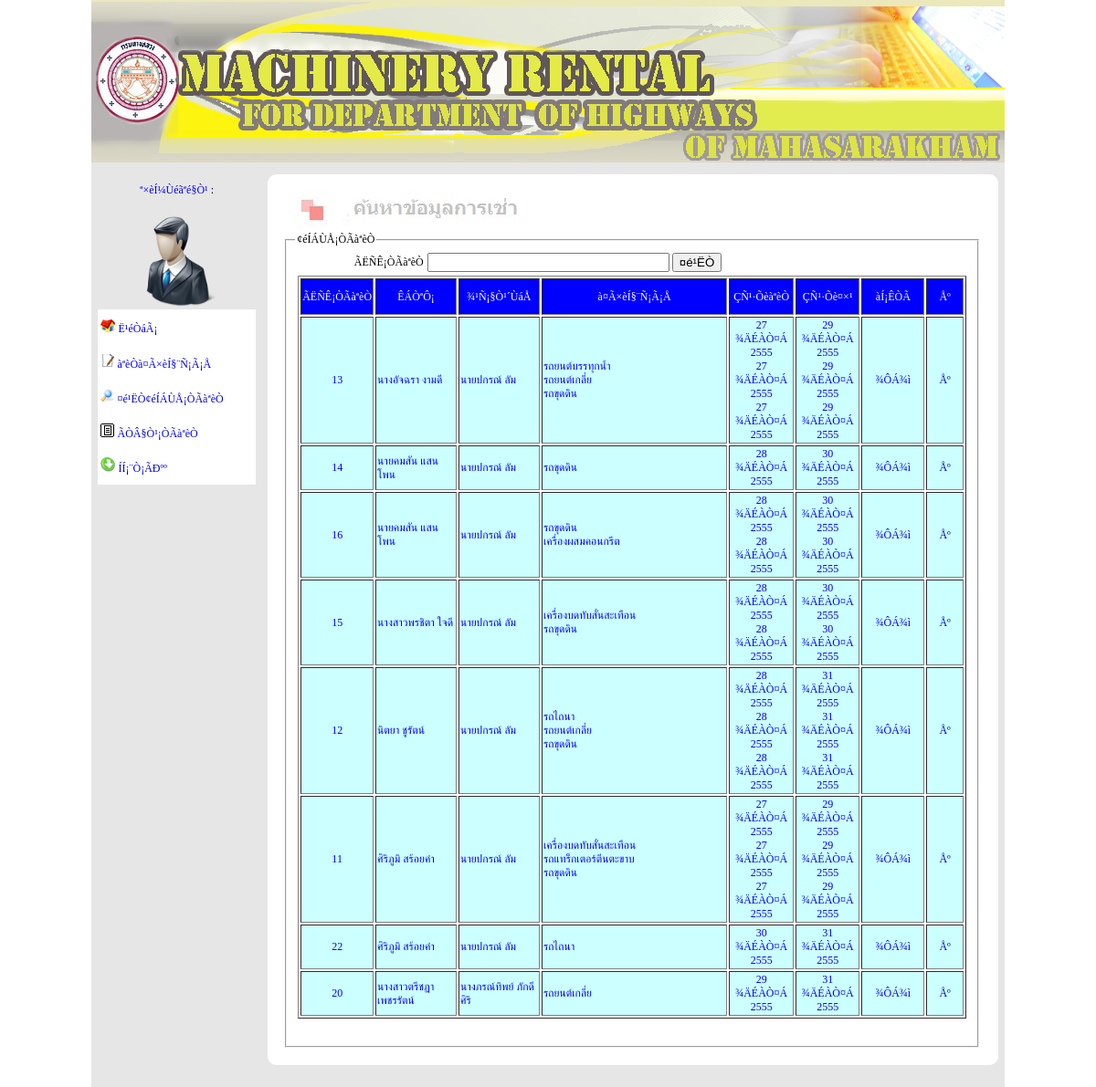
Page /employee/search_rent.php on the committed database.
### tables this page shows
CREATE TABLE `tb_lease` (
  `leas_id` int(10) NOT NULL auto_increment,
  `emp_id` varchar(15) NOT NULL,
  `mem_id` varchar(15) NOT NULL,
  `purpose` text NOT NULL,
  `area` text NOT NULL,
  PRIMARY KEY  (`leas_id`),
  KEY `emp_id` (`emp_id`,`mem_id`)
);

CREATE TABLE `tb_member` (
  `mem_id` varchar(13) NOT NULL,
  `mem_name` varchar(50) NOT NULL,
  `sex` varchar(1) NOT NULL,
  `address` varchar(100) NOT NULL,
  `reg_card` varchar(13) NOT NULL,
  `date_issue` varchar(20) NOT NULL,
  `Birthday` varchar(50) NOT NULL,
  `mem_age` varchar(2) NOT NULL,
  `phone` varchar(10) NOT NULL,
  `date_regis` varchar(30) NOT NULL,
  PRIMARY KEY  (`mem_id`),
  UNIQUE KEY `reg_card` (`reg_card`,`phone`)
);

CREATE TABLE `tb_employee` (
  `emp_id` varchar(5) NOT NULL,
  `emp_name` text NOT NULL,
  `emp_user` varchar(15) NOT NULL,
  `emp_pass` varchar(15) NOT NULL,
  `brithday` text NOT NULL,
  `sex` varchar(1) NOT NULL,
  `address` varchar(100) NOT NULL,
  `phone` varchar(10) NOT NULL,
  `Position_id` varchar(5) NOT NULL,
  PRIMARY KEY  (`emp_id`)
);

CREATE TABLE `tb_lease_detail` (
  `leas_id` int(10) NOT NULL,
  `mac_id` varchar(12) NOT NULL,
  `period` int(11) NOT NULL,
  `leas_date` text NOT NULL,
  `return_date` text NOT NULL,
  PRIMARY KEY  (`leas_id`,`mac_id`)
);

CREATE TABLE `tb_machin` (
  `mac_id` varchar(12) NOT NULL,
  `mac_name` varchar(30) NOT NULL,
  `mac_licen` varchar(15) NOT NULL,
  `mac_brand` varchar(5) NOT NULL,
  `mac_type` varchar(5) NOT NULL,
  `mec_price` float NOT NULL,
  `mac_unit` int(11) NOT NULL,
  `mac_status` char(5) default NULL,
  `mac_control` varchar(2) NOT NULL,
  `mac_picture` text NOT NULL,
  PRIMARY KEY  (`mac_id`)
);

### employee/function.php (called while the page is built, shortened)
<?php
$thai_month_arr=array(
  "0"=>"",
   "1"=>"Á¡ÃÒ¤Á",
   "2"=>"¡ØÁÀÒ¾Ñ¹¸ì",
  "3"=>"ÁÕ¹Ò¤Á",
  "4"=>"àÁÉÒÂ¹",
   "5"=>"¾ÄÉÀÒ¤Á",
   "6"=>"ÁÔ¶Ø¹ÒÂ¹",
   "7"=>"¡Ã¡®Ò¤Á",
    "8"=>"ÊÔ§ËÒ¤Á",
    "9"=>"¡Ñ¹ÂÒÂ¹",
 "10"=>"µØÅÒ¤Á",
   "11"=>"¾ÄÈ¨Ô¡ÒÂ¹",
    "12"=>"¸Ñ¹ÇÒ¤Á"
);
function thai_date1($time){
global $thai_day_arr,$thai_month_arr;
$thai_date_return= " ".date("j",$time);
$thai_date_return.=" ".$thai_month_arr[date("n",$time)];
 $thai_date_return.= " ".(date("Y",$time)+543);
return $thai_date_return;
}
?>

### employee/search_rent.php (the view, shortened to what this page needs)
<?@session_start(); include("../inc_connect.php"); include("function.php");?>
<!DOCTYPE html PUBLIC "-//W3C//DTD XHTML 1.0 Transitional//EN" "http://www.w3.org/TR/xhtml1/DTD/xhtml1-transitional.dtd">
<html xmlns="http://www.w3.org/1999/xhtml">
<head>
<link href="../css/css1.css" rel="stylesheet" type="text/css">
</head>
<body><font size="-1">
<center>
<table width="1000"  border="0" cellpadding="0" cellspacing="0">
  <tr valign="top">
    <td colspan="2">
      <input type="image" name="imageField" id="imageField" src="../images/HeadeIndexr.png" />
    </td>
  </tr>
  <tr valign="top">
    <td height="5" colspan="2" bgcolor="#E7E6E6"></td>
  </tr>
  <tr valign="top">
    <td width="23%" height="114" bgcolor="#E7E6E6"><table width="100%" height="49"  border="0">
      <tr>
        <td width="100%" height="45"><center>
            <span class="style1">ª×èÍ¼Ùéãªé§Ò¹</span> : <?=$_SESSION['emp_name']?>
        </center></td>
      </tr>
    </table>
      <table width="100%" height="52"  border="0">
        <tr>
          <td width="100%" height="48"><center>
            <img src="../images/admin.png" alt="" width="100" height="99" />
          </center></td>
        </tr>
    </table>
      <table width="92%" height="182"  border="0" align="center" bgcolor="#FFFFFF">
        <tr>
          <td height="34"><img src="../images/home.gif" alt="" width="16" height="14" /> <a href="Menu_Detail.php">Ë¹éÒáÃ¡</a></td>
        </tr>
        <tr>
          <td height="34"><img src="../images/note.png" alt="" width="15" height="15" />&nbsp;<a href="RentMachine.php">àªèÒà¤Ã×èÍ§¨Ñ¡Ã¡Å</a></td>
        </tr>
        <tr>
          <td height="34"><img src="../images/icon_searchMenu.gif" alt="" width="15" height="15" />&nbsp;<a href="search_rent.php">¤é¹ËÒ¢éÍÁÙÅ¡ÒÃàªèÒ</a></td>
        </tr>
        <tr>
          <td height="34"><img src="../images/view.gif" alt="" width="15" height="15" />&nbsp;<a href="report_lease.php" target="_blank">ÃÒÂ§Ò¹¡ÒÃàªèÒ</a></td>
        </tr>
        <tr>
          <td width="100%" height="34"><img src="../images/logout.gif" alt="" width="16" height="16" />&nbsp;<a href="../logout.php">ÍÍ¡¨Ò¡ÃÐºº</a></td>
        </tr>
    </table>
</td>
    <td width="100%"><table id="Table_01" width="100%" height="0" border="0" cellpadding="0" cellspacing="0">
      <tr>
        <td width="20"><img src="../images/rim_01.gif" width="20" height="22" alt="" /></td>
        <td background="../images/rim_02.gif">&nbsp;</td>
        <td background="../images/rim_02.gif">&nbsp;</td>
        <td width="23"><img src="../images/rim_04.gif" width="23" height="22" alt="" /></td>
      </tr>
      <tr>
        <td background="../images/rim_05.gif">&nbsp;</td>
        <td colspan="2" rowspan="3" valign="top" bgcolor="#FFFFFF"><table width="100%" border="0">
          <tr>
            <td><img src="../images/menu/search_rent.jpg" alt="" width="375" height="43" /></td>
          </tr>
          <tr>
            <td><fieldset>
              <legend>¢éÍÁÙÅ¡ÒÃàªèÒ</legend>
              <table width="100%" border="0">
             <tr>
                  <td width=" " align="right">ÃËÑÊ¡ÒÃàªèÒ</td>
			  <form id="form2" name="form2" method="post" action="search_rent.php">
                  <td width=" "><input name="txt_search" type="text" id="txt_search" size="30" maxlength="100" />
                    <input type="submit" name="¤é¹ËÒ3" id="¤é¹ËÒ3" value="¤é¹ËÒ" /></td>
                  <td width=""></td> </FORM>
                </tr>
                <tr>
                  <td colspan="3"><table width="100%" border="1">
                    <tr>
                     <td width="8%" height="36" align="center" bgcolor="#0000FF"><span class="style2">ÃËÑÊ¡ÒÃàªèÒ</span></td>
                  <td width="13%"align="center" bgcolor="#0000FF"><span class="style2">ÊÁÒªÔ¡</span></td>
                  <td width="13%" align="center"bgcolor="#0000FF"><span class="style2">¾¹Ñ¡§Ò¹´ÙáÅ</span></td>
                  <td width="30%" align="center"bgcolor="#0000FF"><span class="style2">à¤Ã×èÍ§¨Ñ¡Ã¡Å</span></td>
                  <td width="10%" align="center"bgcolor="#0000FF"><span class="style2">ÇÑ¹·ÕèàªèÒ</span></td>
                  <td width="10%"align="center" bgcolor="#0000FF"><span class="style2">ÇÑ¹·Õè¤×¹</span></td>
				  <td width="10%" align="center"bgcolor="#0000FF"><span class="style2">àÍ¡ÊÒÃ</span></td>
				  <td width="8%" align="center"bgcolor="#0000FF"><span class="style2">Åº</span></td>
                    </tr>
                 <?
$sqlreserv=mysql_query("select * from   tb_lease , tb_member , tb_employee where  tb_lease.emp_id=tb_employee.emp_id  and  tb_lease.mem_id=tb_member.mem_id and  leas_id like '%$txt_search%' ");
						  while($rsreserv= mysql_fetch_array($sqlreserv))
						  {?>
                <tr>
                  <td align="center" bgcolor="#CCFFFF"><span class="style1">
                    <?=$rsreserv[0];?>
                  </span></td>
                  <td bgcolor="#CCFFFF"><span class="style1">
                    <?=$rsreserv[mem_name];?>
                  </span></td>
                  <td bgcolor="#CCFFFF"><span class="style1">
                    <?=$rsreserv[emp_name];?>
                  </span></td>
                  <td bgcolor="#CCFFFF">
			        <span class="style1">
				  <?		    $sqltype1=mysql_query("select * from   tb_lease_detail ,tb_machin  where  tb_machin.mac_id=tb_lease_detail.mac_id and leas_id='$rsreserv[leas_id]' ");
						  while($rstype1= mysql_fetch_array($sqltype1)){?>
				  <?=$rstype1[mac_name];?>
				  <BR>
				  <?}?>
				    </span></td>
                           <td align="center" bgcolor="#CCFFFF">
		                     <span class="style1">
				  <?		    $sqltype1=mysql_query("select * from   tb_lease_detail ,tb_machin  where  tb_machin.mac_id=tb_lease_detail.mac_id and leas_id='$rsreserv[leas_id]' ");
						  while($rstype1= mysql_fetch_array($sqltype1)){?>
				  <?list($day22, $month22, $year22) = split('[/.-]', $rstype1[leas_date]);
		$a9_id=  "$year22-$month22-$day22";?>
		          <?$eng_date1=strtotime("$a9_id");
echo thai_date1($eng_date1);?>
				  <BR>
				  <?}?>
				             </span></td>
				    <td align="center" bgcolor="#CCFFFF">		<span class="style1">
				      <?		    $sqltype1=mysql_query("select * from   tb_lease_detail ,tb_machin  where  tb_machin.mac_id=tb_lease_detail.mac_id and leas_id='$rsreserv[leas_id]' ");
						  while($rstype1= mysql_fetch_array($sqltype1)){?>
				      <?list($day11, $month11, $year11) = split('[/.-]', $rstype1[return_date]);
		$s9_id=  "$year11-$month11-$day11";?>
		              <?$eng_date2=strtotime("$s9_id");
echo thai_date1($eng_date2);?>
				      <BR>
				      <?}?>
				    </span></td>
                <td align="center" bgcolor="#CCFFFF"><A HREF="form_print.php?idl=<?=$rsreserv[0];?>" target="_blank" class="style1">¾ÔÁ¾ì</A></td>
				<td align="center"bgcolor="#CCFFFF"><div align="center" class="style1"><a href="del_Rent.php?del_id=<?=$rsreserv[0]?>" onClick='return Conf(this)' >Åº</a></div></td>
                </tr>
<?}?>
                  </table></td>
                  </tr>
                <tr>
                  <td>&nbsp;</td>
                  <td>&nbsp;</td>
                  <td>&nbsp;</td>
                </tr>
              </table>
            </fieldset></td>
          </tr>
        </table></td>
        <td background="../images/rim_07.gif">&nbsp;</td>
      </tr>
      <tr>
        <td background="../images/rim_05.gif"><img src="../images/rim_05.gif" width="20" height="11" alt="" /></td>
        <td background="../images/rim_07.gif"><img src="../images/rim_07.gif" width="23" height="11" alt="" /></td>
      </tr>
      <tr>
        <td height="300" background="../images/rim_05.gif">&nbsp;</td>
        <td background="../images/rim_07.gif">&nbsp;</td>
      </tr>
      <tr>
        <td><img src="../images/rim_10.gif" width="20" height="25" alt="" /></td>
        <td background="../images/rim_11.gif"><img src="../images/rim_11.gif" width="8" height="25" alt="" /></td>
        <td background="../images/rim_11.gif">&nbsp;</td>
        <td><img src="../images/rim_13.gif" width="23" height="25" alt="" /></td>
      </tr>
    </table></td>
  </tr>
  <tr valign="top" bgcolor="#E7E6E6">
    <td colspan="2">&nbsp;</td>
  </tr>
</table>
</center>
</body>
</html>

### css/css1.css (style rules this page uses)
body,td,th { font-family: MS Sans Serif, CordiaUPC; font-size: 12px; }
body { margin-left: 0px; margin-top: 0px; margin-right: 0px; margin-bottom: 0px; }
a { font-family: MS Sans Serif, CordiaUPC; font-size: 12px; }
a:link { text-decoration: none; }

### employee/search_rent.php (style rules this page uses)
.style2 { color: #FFFFFF }

### rows in the picture
tb_lease: leas_id "13", mem.mem_name "นางอัจฉรา งามดี", emp.emp_name "นายปกรณ์ ลัม"
tb_lease_detail: mac.mac_name "รถยนต์บรรทุกน้ำ", eng_date1 "27 ¾ÄÉÀÒ¤Á 2555", eng_date2 "29 ¾ÄÉÀÒ¤Á 2555"
tb_lease_detail: mac.mac_name "รถยนต์เกลี่ย", eng_date1 "27 ¾ÄÉÀÒ¤Á 2555", eng_date2 "29 ¾ÄÉÀÒ¤Á 2555"
tb_lease_detail: mac.mac_name "รถขุดดิน", eng_date1 "27 ¾ÄÉÀÒ¤Á 2555", eng_date2 "29 ¾ÄÉÀÒ¤Á 2555"
tb_lease: leas_id "14", mem.mem_name "นายคมสัน แสนโพน", emp.emp_name "นายปกรณ์ ลัม"
tb_lease_detail: mac.mac_name "รถขุดดิน", eng_date1 "28 ¾ÄÉÀÒ¤Á 2555", eng_date2 "30 ¾ÄÉÀÒ¤Á 2555"
tb_lease: leas_id "16", mem.mem_name "นายคมสัน แสนโพน", emp.emp_name "นายปกรณ์ ลัม"
tb_lease_detail: mac.mac_name "รถขุดดิน", eng_date1 "28 ¾ÄÉÀÒ¤Á 2555", eng_date2 "30 ¾ÄÉÀÒ¤Á 2555"
tb_lease_detail: mac.mac_name "เครื่องผสมคอนกรีต", eng_date1 "28 ¾ÄÉÀÒ¤Á 2555", eng_date2 "30 ¾ÄÉÀÒ¤Á 2555"
tb_lease: leas_id "15", mem.mem_name "นางสาวพรชิตา ใจดี", emp.emp_name "นายปกรณ์ ลัม"
tb_lease_detail: mac.mac_name "เครื่องบดทับสั่นสะเทือน", eng_date1 "28 ¾ÄÉÀÒ¤Á 2555", eng_date2 "30 ¾ÄÉÀÒ¤Á 2555"
tb_lease_detail: mac.mac_name "รถขุดดิน", eng_date1 "28 ¾ÄÉÀÒ¤Á 2555", eng_date2 "30 ¾ÄÉÀÒ¤Á 2555"
tb_lease: leas_id "12", mem.mem_name "นิตยา ชูรัตน์", emp.emp_name "นายปกรณ์ ลัม"
tb_lease_detail: mac.mac_name "รถไถนา", eng_date1 "28 ¾ÄÉÀÒ¤Á 2555", eng_date2 "31 ¾ÄÉÀÒ¤Á 2555"
tb_lease_detail: mac.mac_name "รถยนต์เกลี่ย", eng_date1 "28 ¾ÄÉÀÒ¤Á 2555", eng_date2 "31 ¾ÄÉÀÒ¤Á 2555"
tb_lease_detail: mac.mac_name "รถขุดดิน", eng_date1 "28 ¾ÄÉÀÒ¤Á 2555", eng_date2 "31 ¾ÄÉÀÒ¤Á 2555"
tb_lease: leas_id "11", mem.mem_name "ศิริภูมิ สร้อยคำ", emp.emp_name "นายปกรณ์ ลัม"
tb_lease_detail: mac.mac_name "เครื่องบดทับสั่นสะเทือน", eng_date1 "27 ¾ÄÉÀÒ¤Á 2555", eng_date2 "29 ¾ÄÉÀÒ¤Á 2555"
tb_lease_detail: mac.mac_name "รถแทร็กเตอร์ตีนตะขาบ", eng_date1 "27 ¾ÄÉÀÒ¤Á 2555", eng_date2 "29 ¾ÄÉÀÒ¤Á 2555"
tb_lease_detail: mac.mac_name "รถขุดดิน", eng_date1 "27 ¾ÄÉÀÒ¤Á 2555", eng_date2 "29 ¾ÄÉÀÒ¤Á 2555"
tb_lease: leas_id "22", mem.mem_name "ศิริภูมิ สร้อยคำ", emp.emp_name "นายปกรณ์ ลัม"
tb_lease_detail: mac.mac_name "รถไถนา", eng_date1 "30 ¾ÄÉÀÒ¤Á 2555", eng_date2 "31 ¾ÄÉÀÒ¤Á 2555"
tb_lease: leas_id "20", mem.mem_name "นางสาวตรีชฏา เพชรรัตน์", emp.emp_name "นางภรณ์ทิพย์ ภักดีศิริ"
tb_lease_detail: mac.mac_name "รถยนต์เกลี่ย", eng_date1 "29 ¾ÄÉÀÒ¤Á 2555", eng_date2 "31 ¾ÄÉÀÒ¤Á 2555"
